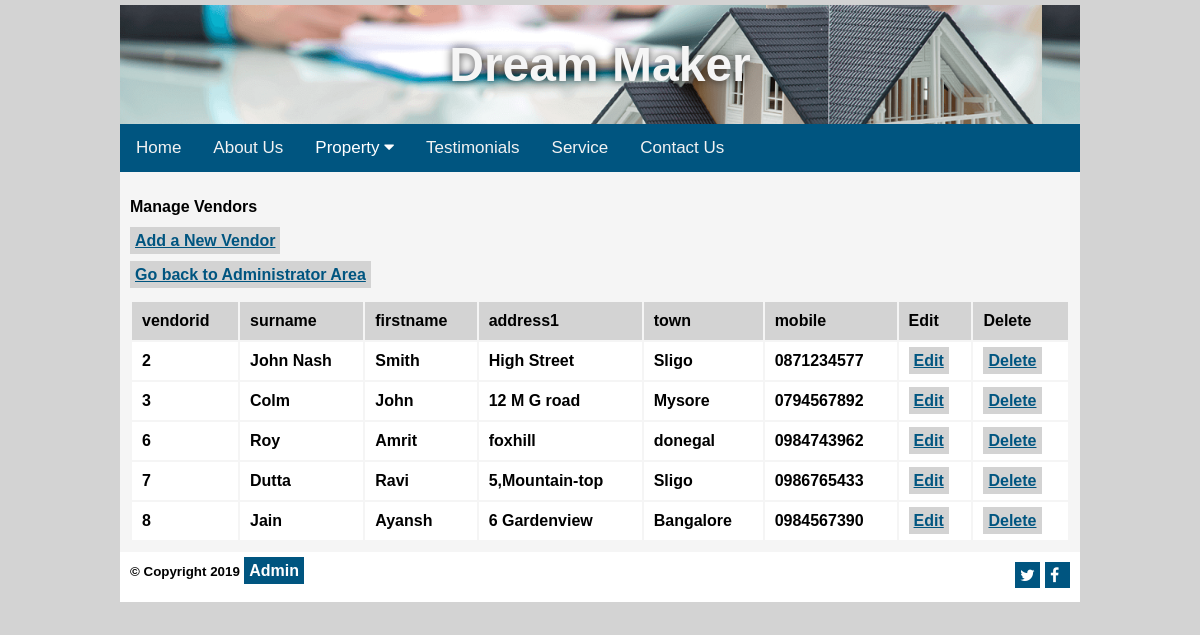
The app's page /managevendors.php with its own data.
### tables this page shows
CREATE TABLE `vendor` (
  `vendorid` int(11) NOT NULL,
  `surname` varchar(20) NOT NULL,
  `firstname` varchar(20) NOT NULL,
  `address1` varchar(50) NOT NULL,
  `town` varchar(20) NOT NULL,
  `county` varchar(20) NOT NULL,
  `mobile` varchar(20) NOT NULL,
  `email` varchar(20) NOT NULL
);

### managevendors.php (the view, shortened to what this page needs)
<!DOCTYPE HTML>
<html lang="en">
<head>
 <link rel="stylesheet" href="css/styles.css">
 </head>
<body>
<div id="container">
<div id="content">
<p><strong>Manage Vendors </p>
<a href="addvendor.php">Add a New Vendor</a>
<p><a href="admin.php">Go back to Administrator Area</a></p>
<?php
$server="localhost";
$dbuser="root";
$password="";
$link=mysqli_connect($server,$dbuser,$password);
mysqli_select_db($link, "property");
$sql ="SELECT * from vendor";
$result=mysqli_query($link,$sql);
echo "<table>";
echo "<tr>
           <td><strong>vendorid</td>
           <td><strong>surname</td>
           <td><strong>firstname</td>
            <td><strong>address1</td>
            <td><strong>town</td>
            <td><strong>mobile</td>
            <td><strong>Edit</td>
            <td><strong>Delete</td>
            </tr>";
while($row=mysqli_fetch_array($result))
{
$vendorid=$row["vendorid"];
$surname=$row["surname"];
$firstname=$row["firstname"];
$address1=$row["address1"];
$town=$row["town"];
$mobile=$row["mobile"];
echo "<tr>
<td>$vendorid</td>
<td>$surname</td>
<td>$firstname</td>
<td>$address1</td>
<td>$town</td>
<td>$mobile</td>
<td><a href='editvendor.php?vendorid=$vendorid' onclick=\"return confirm('Are you sure you want to edit this vendor?');\">Edit</a></td>
<td><a href='deletevendor.php?vendorid=$vendorid' onclick=\"return confirm('Are you sure you want to delete this vendor?');\">Delete</a></td>
</tr>";
}
echo "</table>";
?>
</div>
</div>
</body>
</html>

### css/styles.css (style rules this page uses)
body { background-color: lightgrey; background-size: 90%; margin:0;font-family:Arial, Helvetica, sans-serif; }
#container { margin: auto; width: 80%; background-image: url('banner10.png'); border: 5px solid lightgrey; }
.sitename h1 { text-align: center; font-size: 3rem; color: whitesmoke; text-shadow: 0 0 .625rem rgba(0,0,0,0.75); }
#content { background-color: whitesmoke ; padding: 10px; min-height: 300px; }
#content a { background-color:lightgrey; color:#005580; font-weight:bold; padding:5px; }
#footer { background-color: #ffffff; height: 30px; padding: 10px; }
#footer a { background-color: #005580; color: white; text-decoration:none; padding:5px; }
table td { padding: 10px; }
table { width: 100% }
table tr:nth-child(1) { background-color: lightgray; }
table tr { background-color:#FFFFFF; }
.topnav { overflow: hidden; background-color: #005580; }
.topnav a { float: left; display: block; color: #f2f2f2; text-align: center; padding: 14px 16px; text-decoration: none; font-size: 17px; }
.dropdown { float: left; overflow: hidden; }
.dropdown .dropbtn { font-size: 17px; border: none; outline: none; color: white; padding: 14px 16px; background-color: inherit; font-family: inherit; margin: 0; }

### records on screen
vendor: vendorid "2", surname "John Nash", firstname "Smith", address1 "High Street", town "Sligo", mobile "0871234577"
vendor: vendorid "3", surname "Colm", firstname "John", address1 "12 M G road", town "Mysore", mobile "0794567892"
vendor: vendorid "6", surname "Roy", firstname "Amrit", address1 "foxhill", town "donegal", mobile "0984743962"
vendor: vendorid "7", surname "Dutta", firstname "Ravi", address1 "5,Mountain-top", town "Sligo", mobile "0986765433"
vendor: vendorid "8", surname "Jain", firstname "Ayansh", address1 "6 Gardenview", town "Bangalore", mobile "0984567390"
